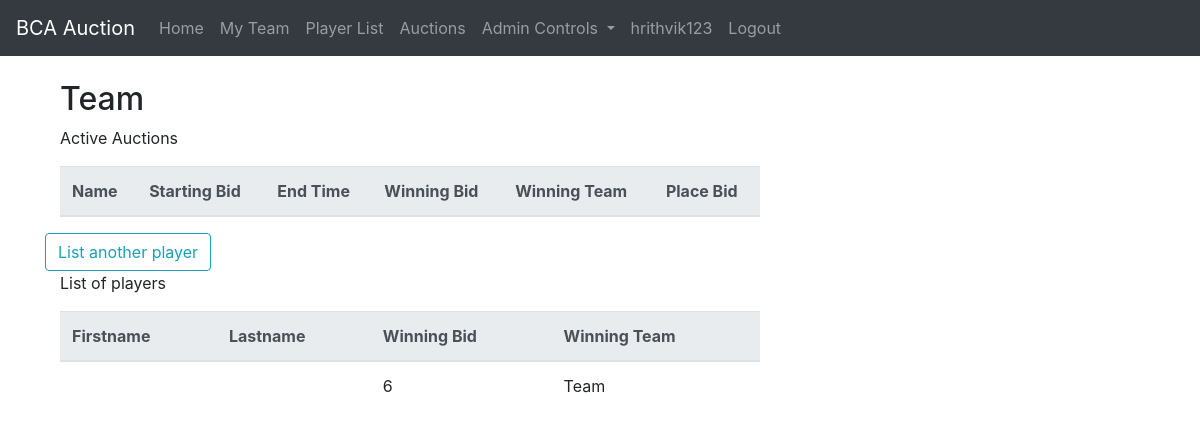
Before: /auctions/list (signed in) with the older database file.
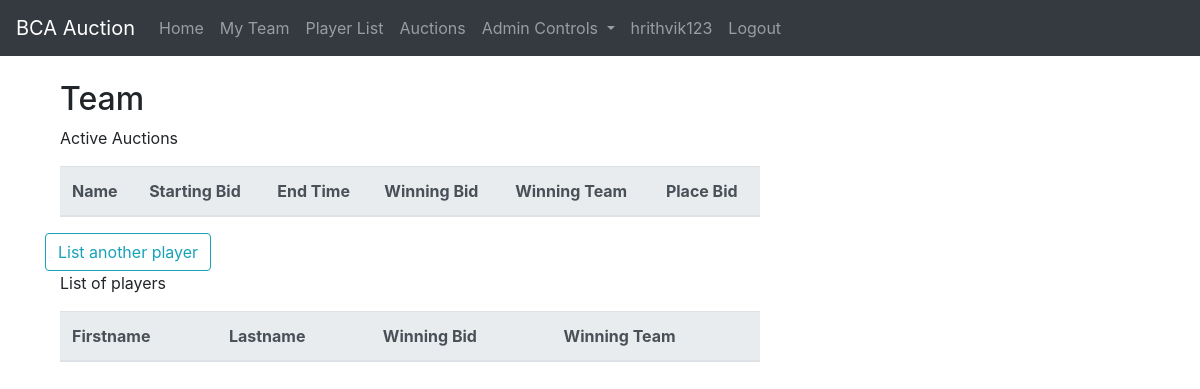
After: the same page with the newer database file.
### auction/models.py (models this page shows, shortened)
class Auction(models.Model):
    player_id = models.OneToOneField(Player, on_delete=models.CASCADE)
    number_of_bids = models.IntegerField(default=0)
    start_time = models.DateTimeField(default=timezone.now)
    end_time = models.DateTimeField(
        default=(datetime.now()+timedelta(minutes=5)))
    start_bid = models.IntegerField(default=5, blank=False)
    winning_price = models.IntegerField(default=0, blank=False)
    winning_team = models.ForeignKey(
        Team, on_delete=models.SET_NULL, null=True, default=None)
    def isExpired(self):
        return (self.end_time < timezone.now())

class Team(models.Model):
    owner_id = models.OneToOneField(
        User, on_delete=models.CASCADE, unique=True)
    name = models.CharField(
        max_length=255, blank=False, default="Team")
    balance = models.DecimalField(
        max_digits=4, decimal_places=1, default=100.0)
    def __str__(self):
        return self.name

### auction/views.py (the view)
# urls.py: path('auctions/list', auction_views.AuctionListView.as_view(),
class AuctionListView(LoginRequiredMixin, ListView):
    model = models.Auction
    template_name = 'auction/auction_list.html'
    context_object_name = 'auctions'
    def get_queryset(self):
        return models.Auction.objects.all()

### auction/templates/auction/auction_list.html (shortened to what this page needs)
{% extends 'auction/base.html' %}
{% load tz %}
{% block content %}
    <div class="container">
        <h2>{{ user.team.name }}</h2>
        <p>Active Auctions</p>
        <div class="table-responsive">
        <table class="table table-hover">
            <thead class="thead-light">
                <tr>
                    <th>Name</th>
                    <th>Starting Bid</th>
                    <th>End Time</th>
                    <th>Winning Bid</th>
                    <th>Winning Team</th>
                    <th>Place Bid</th>
                </tr>
            </thead>
        </table>
        </div>
    </div>
    {% if user.is_superuser %}
    <a class="btn btn-outline-info" href="{% url 'auction-new' %}">List another player</a>
    {% endif %}
    <div class="container">
        <p>List of players</p>
        <div class="table-responsive">
        <table class="table table-hover">
            <thead class="thead-light">
                <tr>
                    <th>Firstname</th>
                    <th>Lastname</th>
                    <th>Winning Bid</th>
                    <th>Winning Team</th>
                </tr>
            </thead>
            <tbody>
    {% for auction in auctions%}
        <tr>
            <td>{{ auction.player_id.first_name }}</td>
            <td>{{ auction.player_id.last_name }}</td>
            <td>{{ auction.winning_price }}</td>
            <td>{{ auction.winning_team }}</td>
        </tr>
    {% endfor %}
            </tbody>
        </table>
        </div>
    </div>
{% endblock content %}

Changed rows visible on the page:
removed Auction: winning_price "6", winning_team "Team"
